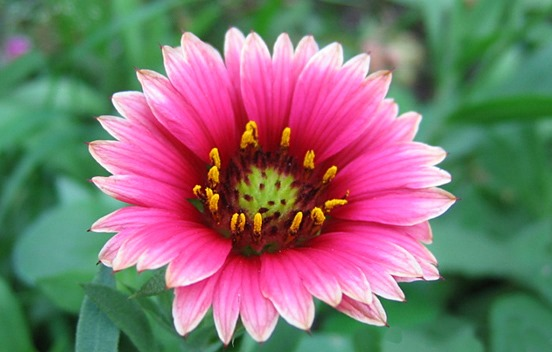
#> input picture flower.jpg, 552 x 352 px
$ jupyter execute gray.ipynb
#> lines starting #> are read from the running program, lines starting #| are printed output that depends on the picture
[cell 1]
import cv2
import matplotlib.pyplot as plt

# Read image
image = cv2.imread("flower.jpg")
#> image is the input picture: shape (352, 552, 3); mean B, G, R 112.2, 115.6, 129.2

# Convert BGR to RGB for displaying with matplotlib
image_rgb = cv2.cvtColor(image, cv2.COLOR_BGR2RGB)

# Convert to grayscale
gray_image = cv2.cvtColor(image, cv2.COLOR_BGR2GRAY)
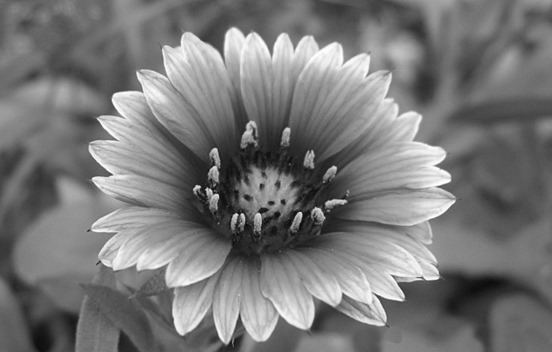
#> gray_image: shape (352, 552); min 11, max 255, mean 119.3

# Display both
plt.figure(figsize=(10, 4))

plt.subplot(1, 2, 1)
plt.imshow(image_rgb)
plt.title("Original Color Image")
plt.axis("off")

plt.subplot(1, 2, 2)
plt.imshow(gray_image, cmap="gray")
plt.title("Grayscale Image")
plt.axis("off")

plt.show()

[cell 2]
import cv2
import matplotlib.pyplot as plt

# Read the image
image = cv2.imread("flower.jpg", 0)
#> image: shape (352, 552); min 8, max 255, mean 119.3

# Negative transformation
negative = 255 - image
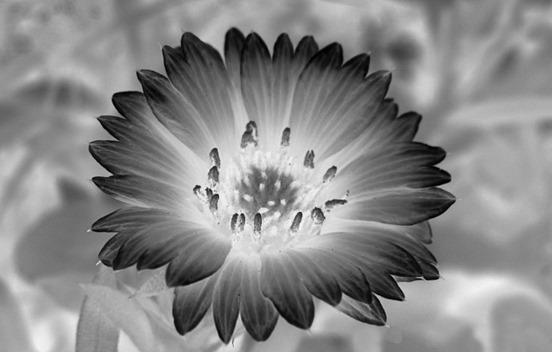
#> negative: shape (352, 552); min 0, max 247, mean 135.7

# Display original and negative images
plt.figure(figsize=(10, 4))

plt.subplot(1, 2, 1)
plt.imshow(image, cmap="gray")
plt.title("Original Image")
plt.axis("off")

plt.subplot(1, 2, 2)
plt.imshow(negative, cmap="gray")
plt.title("Negative Image")
plt.axis("off")

plt.show()

[cell 3]
import cv2
import numpy as np
import matplotlib.pyplot as plt

# Read the grayscale image
image = cv2.imread("flower.jpg", 0)

# Log transformation
c = 255 / np.log(1 + np.max(image))
#> c = 45.99
log_image = c * np.log(1 + image)

# Convert to 8-bit image
log_image = np.array(log_image, dtype=np.uint8)
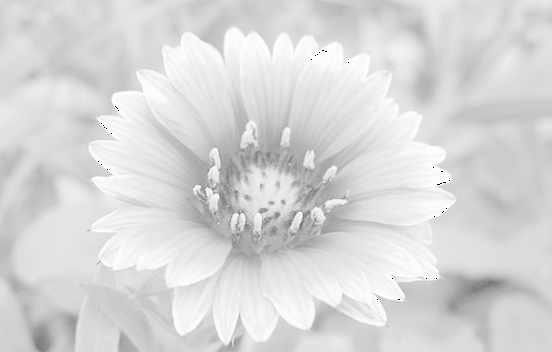
#> log_image: shape (352, 552); min 0, max 255, mean 215.9

# Display images
plt.figure(figsize=(10, 4))

plt.subplot(1, 2, 1)
plt.imshow(image, cmap="gray")
plt.title("Original Image")
plt.axis("off")

plt.subplot(1, 2, 2)
plt.imshow(log_image, cmap="gray")
plt.title("Log Transformed Image")
plt.axis("off")

plt.show()

[cell 4]
import cv2
import numpy as np
import matplotlib.pyplot as plt

# Read grayscale image
image = cv2.imread("flower.jpg", 0)

# Normalize pixel values between 0 and 1
normalized = image / 255.0

# Gamma value
gamma = 2

# Gamma transformation
gamma_image = np.power(normalized, gamma)
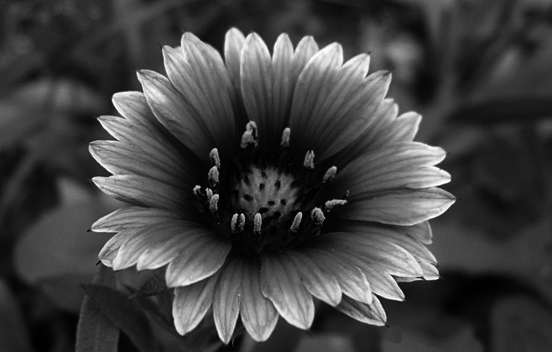
#> gamma_image: shape (352, 552) float64; min 0.000984, max 1, mean 0.254

# Convert back to 0-255
gamma_image = np.uint8(gamma_image * 255)

# Display images
plt.figure(figsize=(10, 4))

plt.subplot(1, 2, 1)
plt.imshow(image, cmap="gray")
plt.title("Original Image")
plt.axis("off")

plt.subplot(1, 2, 2)
plt.imshow(gamma_image, cmap="gray")
plt.title("Gamma Transformed Image")
plt.axis("off")

plt.show()

[cell 5]
import cv2
import numpy as np
import matplotlib.pyplot as plt

# Read grayscale image
image = cv2.imread("flower.jpg", 0)

# Define intensity range
low = 100
high = 180

# Create a copy
boosted = image.copy()

# Boost the selected intensity range
boosted[(image >= low) & (image <= high)] = 255
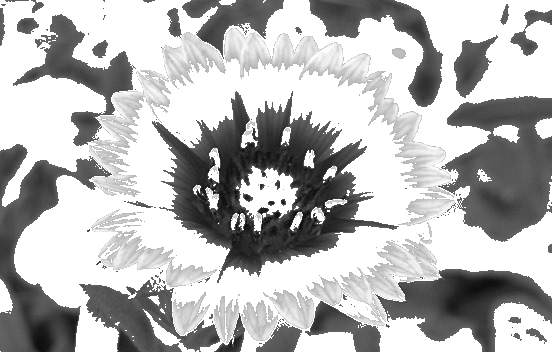
#> boosted: shape (352, 552); min 8, max 255, mean 182.7

# Display images
plt.figure(figsize=(10, 4))

plt.subplot(1, 2, 1)
plt.imshow(image, cmap="gray")
plt.title("Original Image")
plt.axis("off")

plt.subplot(1, 2, 2)
plt.imshow(boosted, cmap="gray")
plt.title("Intensity Boosted Image")
plt.axis("off")

plt.show()

[cell 6]
import cv2
import numpy as np
import matplotlib.pyplot as plt

# Read grayscale image
image = cv2.imread("flower.jpg", 0)

# Control points
r1 = 80
r2 = 180
s1 = 30
s2 = 220

# Create output image
output = np.zeros_like(image)

# Region 1: r <= r1
output[image <= r1] = (s1 / r1) * image[image <= r1]
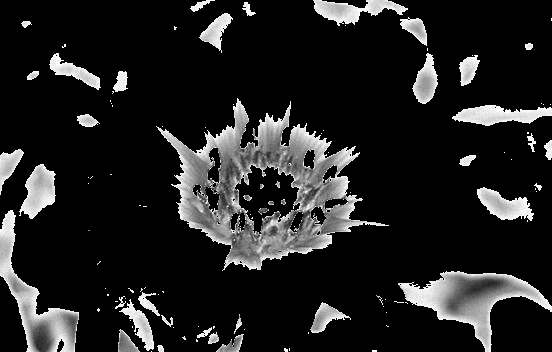
#> output: shape (352, 552); min 0, max 30, mean 4; drawn with min black and max white

# Region 2: r1 < r <= r2
output[(image > r1) & (image <= r2)] = (
    ((s2 - s1) / (r2 - r1)) *
    (image[(image > r1) & (image <= r2)] - r1) + s1
)

# Region 3: r > r2
output[image > r2] = (
    ((255 - s2) / (255 - r2)) *
    (image[image > r2] - r2) + s2
)
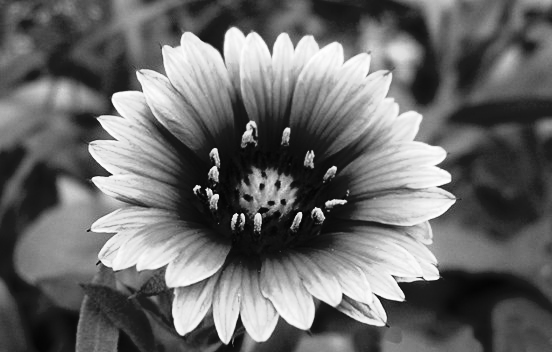
#> output: shape (352, 552); min 3, max 255, mean 105.2

# Convert to uint8
output = np.uint8(output)

# Display
plt.figure(figsize=(10, 4))

plt.subplot(1, 2, 1)
plt.imshow(image, cmap="gray")
plt.title("Original Image")
plt.axis("off")

plt.subplot(1, 2, 2)
plt.imshow(output, cmap="gray")
plt.title("Piecewise Linear Transform")
plt.axis("off")

plt.show()

[cell 7]
import cv2
import matplotlib.pyplot as plt

# Read the image
image = cv2.imread("flower.jpg", 0)

# Apply histogram equalization
equalized_image = cv2.equalizeHist(image)
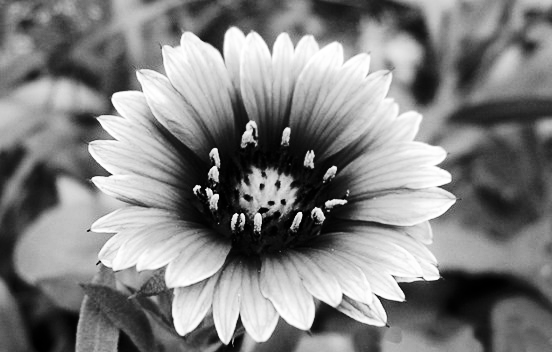
#> equalized_image: shape (352, 552); min 0, max 255, mean 128.3

# Display original and equalized images
plt.figure(figsize=(10, 4))

plt.subplot(1, 2, 1)
plt.imshow(image, cmap='gray')
plt.title("Original Image")
plt.axis("off")

plt.subplot(1, 2, 2)
plt.imshow(equalized_image, cmap='gray')
plt.title("Histogram Equalized Image")
plt.axis("off")

plt.show()

[cell 8]
plt.figure(figsize=(10, 4))

plt.subplot(1, 2, 1)
plt.hist(image.ravel(), bins=256, range=[0, 256])
plt.title("Original Histogram")

plt.subplot(1, 2, 2)
plt.hist(equalized_image.ravel(), bins=256, range=[0, 256])
plt.title("Equalized Histogram")

plt.show()
#> figure, not shown here; panel 1: tallest bar 2162 high, from x = 117 to 118; panel 2: tallest bar 2162 high, from x = 140 to 141

[cell 9]
import cv2
import matplotlib.pyplot as plt

# Read color image
image = cv2.imread("flower.jpg")

# Convert BGR to RGB
image_rgb = cv2.cvtColor(image, cv2.COLOR_BGR2RGB)

# Display image
plt.imshow(image_rgb)
plt.title("Color Image")
plt.axis("off")
plt.show()

# Plot histograms for R, G and B
plt.hist(image_rgb[:, :, 0].ravel(), bins=256, range=[0, 256], label="Red")
plt.hist(image_rgb[:, :, 1].ravel(), bins=256, range=[0, 256], label="Green")
plt.hist(image_rgb[:, :, 2].ravel(), bins=256, range=[0, 256], label="Blue")

plt.title("RGB Histogram")
plt.xlabel("Intensity")
plt.ylabel("Number of Pixels")
plt.legend()
plt.show()
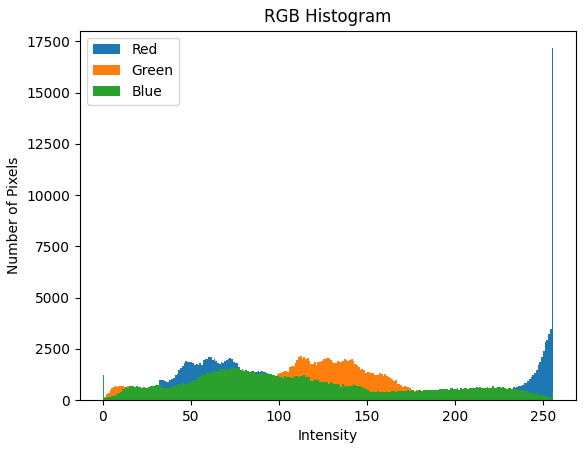
#> figure drawn by matplotlib, 1 panel; tallest bar 17168 high, from x = 255 to 256; tallest bar 2166 high, from x = 112 to 113; tallest bar 1613 high, from x = 73 to 74

[cell 10]
import cv2

# Read image as grayscale
image = cv2.imread("flower.jpg", 0)

# Get dimensions
rows, columns = image.shape
#> rows = 352; columns = 552

# Total number of pixels
total_pixels = image.size
#> total_pixels = 194304

print("Number of rows:", rows)
#| Number of rows: 352
print("Number of columns:", columns)
#| Number of columns: 552
print("Total number of pixels:", total_pixels)
#| Total number of pixels: 194304

# Display pixel matrix
print("\nPixel Matrix:")
print(image)
#> (printed output is left out)

[cell 11]
import numpy as np
import matplotlib.pyplot as plt

# Continuous gray-level values
r = np.linspace(0, 1, 500)

# PDF
pdf = 2 * r

# CDF / Transformation function
s = r ** 2

# Plot PDF
plt.figure(figsize=(6, 4))
plt.plot(r, pdf)
plt.title("PDF of Gray Levels")
plt.xlabel("Gray Level (r)")
plt.ylabel("p(r)")
plt.grid()
plt.show()
#> figure, not shown here; curve peaks at x = 1, y = 2

# Plot CDF / Transformation
plt.figure(figsize=(6, 4))
plt.plot(r, s)
plt.title("CDF / Transformation Function")
plt.xlabel("Input Gray Level (r)")
plt.ylabel("Output Gray Level (s)")
plt.grid()
plt.show()
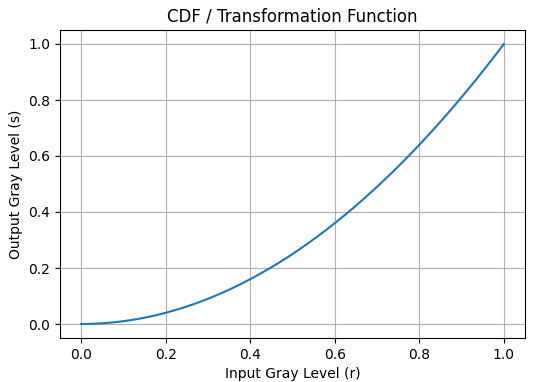
#> figure drawn by matplotlib, 1 panel; curve peaks at x = 1, y = 1
